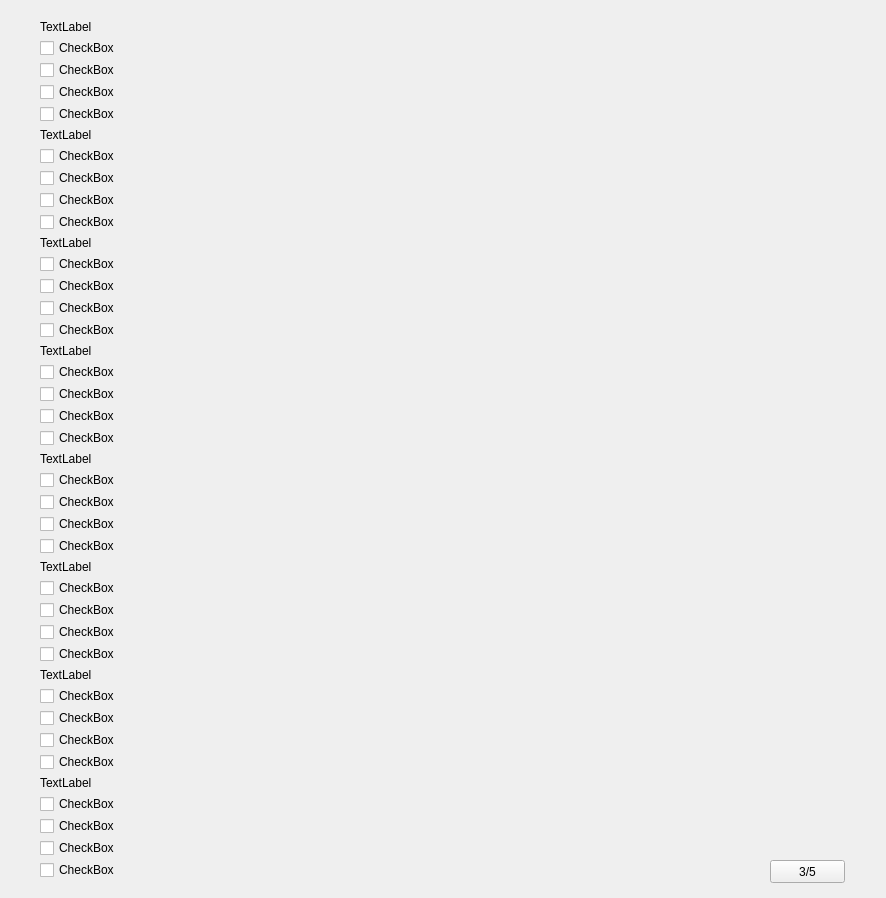
<?xml version="1.0" encoding="UTF-8"?>
<ui version="4.0">
 <class>Form3</class>
 <widget class="QWidget" name="Form3">
  <property name="geometry">
   <rect>
    <x>0</x>
    <y>0</y>
    <width>886</width>
    <height>898</height>
   </rect>
  </property>
  <property name="windowTitle">
   <string>赛尔通信运行部上海维护区考试系统V1.0.0</string>
  </property>
  <widget class="QPushButton" name="pushButton_4">
   <property name="geometry">
    <rect>
     <x>770</x>
     <y>860</y>
     <width>75</width>
     <height>23</height>
    </rect>
   </property>
   <property name="text">
    <string>3/5</string>
   </property>
  </widget>
  <widget class="QWidget" name="layoutWidget">
   <property name="geometry">
    <rect>
     <x>40</x>
     <y>20</y>
     <width>731</width>
     <height>860</height>
    </rect>
   </property>
   <layout class="QVBoxLayout" name="verticalLayout_9">
    <item>
     <widget class="QLabel" name="label">
      <property name="text">
       <string>TextLabel</string>
      </property>
     </widget>
    </item>
    <item>
     <layout class="QVBoxLayout" name="verticalLayout">
      <item>
       <widget class="QCheckBox" name="checkBox_3">
        <property name="text">
         <string>CheckBox</string>
        </property>
       </widget>
      </item>
      <item>
       <widget class="QCheckBox" name="checkBox_2">
        <property name="text">
         <string>CheckBox</string>
        </property>
       </widget>
      </item>
      <item>
       <widget class="QCheckBox" name="checkBox">
        <property name="text">
         <string>CheckBox</string>
        </property>
       </widget>
      </item>
      <item>
       <widget class="QCheckBox" name="checkBox_4">
        <property name="text">
         <string>CheckBox</string>
        </property>
       </widget>
      </item>
     </layout>
    </item>
    <item>
     <widget class="QLabel" name="label_2">
      <property name="text">
       <string>TextLabel</string>
      </property>
     </widget>
    </item>
    <item>
     <layout class="QVBoxLayout" name="verticalLayout_2">
      <item>
       <widget class="QCheckBox" name="checkBox_6">
        <property name="text">
         <string>CheckBox</string>
        </property>
       </widget>
      </item>
      <item>
       <widget class="QCheckBox" name="checkBox_8">
        <property name="text">
         <string>CheckBox</string>
        </property>
       </widget>
      </item>
      <item>
       <widget class="QCheckBox" name="checkBox_5">
        <property name="text">
         <string>CheckBox</string>
        </property>
       </widget>
      </item>
      <item>
       <widget class="QCheckBox" name="checkBox_7">
        <property name="text">
         <string>CheckBox</string>
        </property>
       </widget>
      </item>
     </layout>
    </item>
    <item>
     <widget class="QLabel" name="label_3">
      <property name="text">
       <string>TextLabel</string>
      </property>
     </widget>
    </item>
    <item>
     <layout class="QVBoxLayout" name="verticalLayout_3">
      <item>
       <widget class="QCheckBox" name="checkBox_10">
        <property name="text">
         <string>CheckBox</string>
        </property>
       </widget>
      </item>
      <item>
       <widget class="QCheckBox" name="checkBox_12">
        <property name="text">
         <string>CheckBox</string>
        </property>
       </widget>
      </item>
      <item>
       <widget class="QCheckBox" name="checkBox_9">
        <property name="text">
         <string>CheckBox</string>
        </property>
       </widget>
      </item>
      <item>
       <widget class="QCheckBox" name="checkBox_11">
        <property name="text">
         <string>CheckBox</string>
        </property>
       </widget>
      </item>
     </layout>
    </item>
    <item>
     <widget class="QLabel" name="label_4">
      <property name="text">
       <string>TextLabel</string>
      </property>
     </widget>
    </item>
    <item>
     <layout class="QVBoxLayout" name="verticalLayout_4">
      <item>
       <widget class="QCheckBox" name="checkBox_15">
        <property name="text">
         <string>CheckBox</string>
        </property>
       </widget>
      </item>
      <item>
       <widget class="QCheckBox" name="checkBox_13">
        <property name="text">
         <string>CheckBox</string>
        </property>
       </widget>
      </item>
      <item>
       <widget class="QCheckBox" name="checkBox_14">
        <property name="text">
         <string>CheckBox</string>
        </property>
       </widget>
      </item>
      <item>
       <widget class="QCheckBox" name="checkBox_16">
        <property name="text">
         <string>CheckBox</string>
        </property>
       </widget>
      </item>
     </layout>
    </item>
    <item>
     <widget class="QLabel" name="label_5">
      <property name="text">
       <string>TextLabel</string>
      </property>
     </widget>
    </item>
    <item>
     <layout class="QVBoxLayout" name="verticalLayout_5">
      <item>
       <widget class="QCheckBox" name="checkBox_20">
        <property name="text">
         <string>CheckBox</string>
        </property>
       </widget>
      </item>
      <item>
       <widget class="QCheckBox" name="checkBox_18">
        <property name="text">
         <string>CheckBox</string>
        </property>
       </widget>
      </item>
      <item>
       <widget class="QCheckBox" name="checkBox_19">
        <property name="text">
         <string>CheckBox</string>
        </property>
       </widget>
      </item>
      <item>
       <widget class="QCheckBox" name="checkBox_17">
        <property name="text">
         <string>CheckBox</string>
        </property>
       </widget>
      </item>
     </layout>
    </item>
    <item>
     <widget class="QLabel" name="label_6">
      <property name="text">
       <string>TextLabel</string>
      </property>
     </widget>
    </item>
    <item>
     <layout class="QVBoxLayout" name="verticalLayout_6">
      <item>
       <widget class="QCheckBox" name="checkBox_24">
        <property name="text">
         <string>CheckBox</string>
        </property>
       </widget>
      </item>
      <item>
       <widget class="QCheckBox" name="checkBox_23">
        <property name="text">
         <string>CheckBox</string>
        </property>
       </widget>
      </item>
      <item>
       <widget class="QCheckBox" name="checkBox_21">
        <property name="text">
         <string>CheckBox</string>
        </property>
       </widget>
      </item>
      <item>
       <widget class="QCheckBox" name="checkBox_22">
        <property name="text">
         <string>CheckBox</string>
        </property>
       </widget>
      </item>
     </layout>
    </item>
    <item>
     <widget class="QLabel" name="label_7">
      <property name="text">
       <string>TextLabel</string>
      </property>
     </widget>
    </item>
    <item>
     <layout class="QVBoxLayout" name="verticalLayout_7">
      <item>
       <widget class="QCheckBox" name="checkBox_27">
        <property name="text">
         <string>CheckBox</string>
        </property>
       </widget>
      </item>
      <item>
       <widget class="QCheckBox" name="checkBox_26">
        <property name="text">
         <string>CheckBox</string>
        </property>
       </widget>
      </item>
      <item>
       <widget class="QCheckBox" name="checkBox_28">
        <property name="text">
         <string>CheckBox</string>
        </property>
       </widget>
      </item>
      <item>
       <widget class="QCheckBox" name="checkBox_25">
        <property name="text">
         <string>CheckBox</string>
        </property>
       </widget>
      </item>
     </layout>
    </item>
    <item>
     <widget class="QLabel" name="label_8">
      <property name="text">
       <string>TextLabel</string>
      </property>
     </widget>
    </item>
    <item>
     <layout class="QVBoxLayout" name="verticalLayout_8">
      <item>
       <widget class="QCheckBox" name="checkBox_32">
        <property name="text">
         <string>CheckBox</string>
        </property>
       </widget>
      </item>
      <item>
       <widget class="QCheckBox" name="checkBox_30">
        <property name="text">
         <string>CheckBox</string>
        </property>
       </widget>
      </item>
      <item>
       <widget class="QCheckBox" name="checkBox_29">
        <property name="text">
         <string>CheckBox</string>
        </property>
       </widget>
      </item>
      <item>
       <widget class="QCheckBox" name="checkBox_31">
        <property name="text">
         <string>CheckBox</string>
        </property>
       </widget>
      </item>
     </layout>
    </item>
   </layout>
  </widget>
 </widget>
 <resources/>
 <connections/>
</ui>
